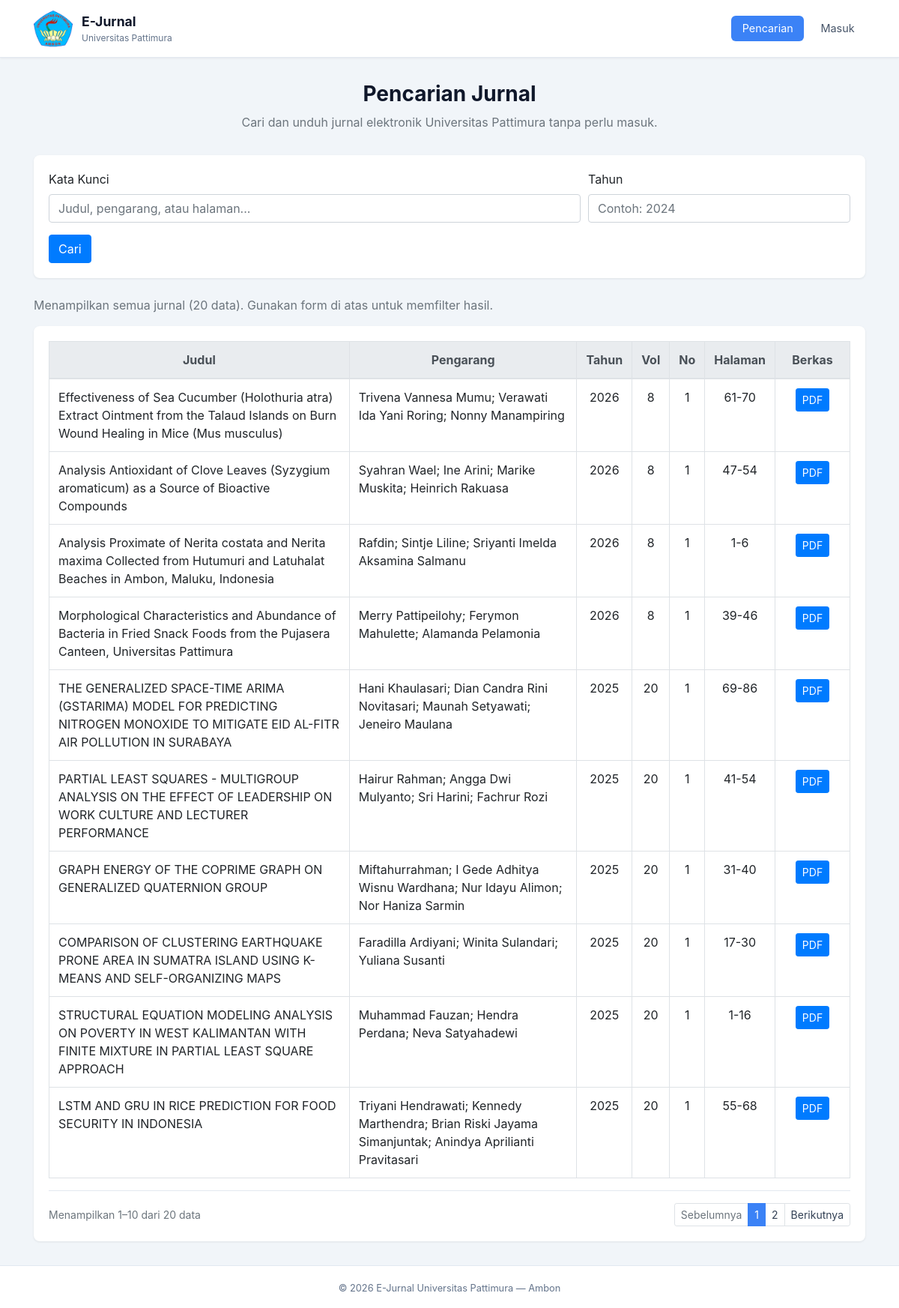
The page /pencarian.php on the database its author committed.
### tables this page shows
CREATE TABLE IF NOT EXISTS `jurnal` (
  `id` int NOT NULL AUTO_INCREMENT,
  `judul` varchar(255) NOT NULL,
  `pengarang` varchar(255) NOT NULL,
  `tahun` int NOT NULL,
  `volume` int NOT NULL,
  `no` int NOT NULL,
  `halaman` varchar(50) NOT NULL,
  `file` varchar(255) NOT NULL,
  `created_at` timestamp NULL DEFAULT CURRENT_TIMESTAMP,
  PRIMARY KEY (`id`)
);

### config/helpers.php (called while the page is built, shortened)
<?php
function base_url($path = '')
{
    static $base = null;
    if ($base === null) {
        $docRoot = str_replace('\\', '/', realpath($_SERVER['DOCUMENT_ROOT']));
        $rootPath = str_replace('\\', '/', ROOT_PATH);
        if ($docRoot && strpos($rootPath, $docRoot) === 0) {
            $base = rtrim(substr($rootPath, strlen($docRoot)), '/') . '/';
        } else {
            $base = '/';
        }
    }
    return $base . ltrim($path, '/');
}
function url($path = '')
{
    return base_url($path);
}
function e($string)
{
    return htmlspecialchars((string) $string, ENT_QUOTES, 'UTF-8');
}

### config/pagination.php (called while the page is built, shortened)
<?php
function halaman_aktif()
{
    $halaman = (int) ($_GET['halaman'] ?? 1);
    return max(1, $halaman);
}
function offset_paginasi($halaman, $per_halaman = PER_HALAMAN)
{
    return ($halaman - 1) * $per_halaman;
}
function total_halaman_paginasi($total_data, $per_halaman = PER_HALAMAN)
{
    return max(1, (int) ceil($total_data / $per_halaman));
}
function halaman_paginasi_valid($halaman, $total_halaman)
{
    return min(max(1, $halaman), $total_halaman);
}

### pencarian.php (the view, shortened to what this page needs)
<?php
require_once __DIR__ . '/config/bootstrap.php';
$kata_kunci = trim($_GET['q'] ?? '');
$tahun = trim($_GET['tahun'] ?? '');
$ada_filter = $kata_kunci !== '' || $tahun !== '';
$sql_dasar = 'FROM jurnal WHERE 1=1';
$types = '';
$params = [];
$stmt_count = mysqli_prepare($koneksi, 'SELECT COUNT(*) AS jumlah ' . $sql_dasar);
mysqli_stmt_execute($stmt_count);
$total_data = (int) mysqli_fetch_assoc(mysqli_stmt_get_result($stmt_count))['jumlah'];
$per_halaman = PER_HALAMAN;
$halaman_aktif = halaman_aktif();
$total_halaman = total_halaman_paginasi($total_data, $per_halaman);
$halaman_aktif = halaman_paginasi_valid($halaman_aktif, $total_halaman);
$offset = offset_paginasi($halaman_aktif, $per_halaman);
$sql_data = 'SELECT * ' . $sql_dasar . ' ORDER BY tahun DESC, id DESC LIMIT ?, ?';
$types_data = $types . 'ii';
$params_data = array_merge($params, [$offset, $per_halaman]);
$stmt = mysqli_prepare($koneksi, $sql_data);
mysqli_stmt_bind_param($stmt, $types_data, ...$params_data);
mysqli_stmt_execute($stmt);
$hasil = mysqli_stmt_get_result($stmt);
require_once ROOT_PATH . '/includes/layout_publik_awal.php';
?>
<section class="publik-hero">
    <h1>Pencarian Jurnal</h1>
    <p class="text-muted mb-0">Cari dan unduh jurnal elektronik Universitas Pattimura tanpa perlu masuk.</p>
</section>
<div class="card-panel mb-4">
    <form method="get" action="<?php echo url('pencarian.php'); ?>" class="pencarian-form">
        <div class="form-row">
            <div class="form-group col-md-8">
                <label for="q">Kata Kunci</label>
                <input type="text" name="q" id="q" class="form-control"
                       value="<?php echo e($kata_kunci); ?>"
                       placeholder="Judul, pengarang, atau halaman...">
            </div>
            <div class="form-group col-md-4">
                <label for="tahun">Tahun</label>
                <input type="number" name="tahun" id="tahun" class="form-control"
                       value="<?php echo e($tahun); ?>"
                       placeholder="Contoh: 2024" min="1900" max="2100">
            </div>
        </div>
        <div class="d-flex flex-wrap gap-actions">
            <button type="submit" class="btn btn-primary">Cari</button>
        </div>
    </form>
</div>
<?php if ($ada_filter): ?>
<p class="hasil-info">
    <?php if ($total_data > 0): ?>
        Ditemukan <strong><?php echo $total_data; ?></strong> jurnal
        <?php if ($kata_kunci !== ''): ?> untuk &ldquo;<?php echo e($kata_kunci); ?>&rdquo;<?php endif; ?>
        <?php if ($tahun !== ''): ?> tahun <strong><?php echo e($tahun); ?></strong><?php endif; ?>.
    <?php else: ?>
        Tidak ada jurnal yang sesuai dengan pencarian Anda.
    <?php endif; ?>
</p>
<?php else: ?>
<p class="hasil-info text-muted">
    Menampilkan semua jurnal (<?php echo $total_data; ?> data). Gunakan form di atas untuk memfilter hasil.
</p>
<?php endif; ?>
<div class="card-panel">
    <div class="table-responsive">
        <table class="table table-bordered table-hover mb-0">
            <thead class="thead-light text-center">
                <tr>
                    <th>Judul</th>
                    <th>Pengarang</th>
                    <th>Tahun</th>
                    <th>Vol</th>
                    <th>No</th>
                    <th>Halaman</th>
                    <th width="100">Berkas</th>
                </tr>
            </thead>
            <tbody>
                <?php if ($total_data === 0): ?>
                <tr>
                    <td colspan="7" class="text-center text-muted py-4">
                        <?php echo $ada_filter ? 'Tidak ada hasil. Coba kata kunci atau tahun lain.' : 'Belum ada jurnal tersedia.'; ?>
                    </td>
                </tr>
                <?php else: ?>
                <?php while ($d = mysqli_fetch_assoc($hasil)): ?>
                <tr>
                    <td><?php echo e($d['judul']); ?></td>
                    <td><?php echo e($d['pengarang']); ?></td>
                    <td class="text-center"><?php echo e($d['tahun']); ?></td>
                    <td class="text-center"><?php echo e($d['volume']); ?></td>
                    <td class="text-center"><?php echo e($d['no']); ?></td>
                    <td class="text-center"><?php echo e($d['halaman']); ?></td>
                    <td class="text-center">
                        <a href="<?php echo url(UPLOAD_JURNAL_URL . $d['file']); ?>" target="_blank" rel="noopener"
                           class="btn btn-sm btn-primary">PDF</a>
                    </td>
                </tr>
                <?php endwhile; ?>
                <?php endif; ?>
            </tbody>
        </table>
    </div>
    <?php include ROOT_PATH . '/includes/paginasi.php'; ?>
</div>
<?php
require_once ROOT_PATH . '/includes/layout_publik_akhir.php';

### assets/css/admin.css (style rules this page uses)
:root { --sidebar-width: 260px; --sidebar-bg: #1e293b; --sidebar-hover: #334155; --sidebar-active: #3b82f6; --content-bg: #f1f5f9; }
* { box-sizing: border-box; }
.card-panel { background: #fff; border-radius: 0.5rem; box-shadow: 0 1px 3px rgba(0,0,0,0.08); padding: 1.25rem; }
.publik-body { margin: 0; background: var(--content-bg); min-height: 100vh; display: flex; flex-direction: column; }
.publik-hero { text-align: center; margin-bottom: 2rem; }
.publik-hero h1 { font-size: 1.75rem; font-weight: 700; color: #0f172a; margin-bottom: 0.5rem; }
.hasil-info { margin-bottom: 1rem; color: #334155; }
.pencarian-form .gap-actions { display: flex; flex-wrap: wrap; gap: 0.5rem; }

### rows shown on the page
jurnal: judul "Effectiveness of Sea Cucumber (Holothuria atra) Extract Ointment from the Talaud Islands on Burn Wound Healing in Mice (Mus musculus)", pengarang "Trivena Vannesa Mumu; Verawati Ida Yani Roring; Nonny Manampiring", tahun "2026", volume "8", no "1", halaman "61-70"
jurnal: judul "Analysis Antioxidant of Clove Leaves (Syzygium aromaticum) as a Source of Bioactive Compounds", pengarang "Syahran Wael; Ine Arini; Marike Muskita; Heinrich Rakuasa", tahun "2026", volume "8", no "1", halaman "47-54"
jurnal: judul "Analysis Proximate of Nerita costata and Nerita maxima Collected from Hutumuri and Latuhalat Beaches in Ambon, Maluku, Indonesia", pengarang "Rafdin; Sintje Liline; Sriyanti Imelda Aksamina Salmanu", tahun "2026", volume "8", no "1", halaman "1-6"
jurnal: judul "Morphological Characteristics and Abundance of Bacteria in Fried Snack Foods from the Pujasera Canteen, Universitas Pattimura", pengarang "Merry Pattipeilohy; Ferymon Mahulette; Alamanda Pelamonia", tahun "2026", volume "8", no "1", halaman "39-46"
jurnal: judul "THE GENERALIZED SPACE-TIME ARIMA (GSTARIMA) MODEL FOR PREDICTING NITROGEN MONOXIDE TO MITIGATE EID AL-FITR AIR POLLUTION IN SURABAYA", pengarang "Hani Khaulasari; Dian Candra Rini Novitasari; Maunah Setyawati; Jeneiro Maulana", tahun "2025", volume "20", no "1", halaman "69-86"
jurnal: judul "PARTIAL LEAST SQUARES - MULTIGROUP ANALYSIS ON THE EFFECT OF LEADERSHIP ON WORK CULTURE AND LECTURER PERFORMANCE", pengarang "Hairur Rahman; Angga Dwi Mulyanto; Sri Harini; Fachrur Rozi", tahun "2025", volume "20", no "1", halaman "41-54"
jurnal: judul "GRAPH ENERGY OF THE COPRIME GRAPH ON GENERALIZED QUATERNION GROUP", pengarang "Miftahurrahman; I Gede Adhitya Wisnu Wardhana; Nur Idayu Alimon; Nor Haniza Sarmin", tahun "2025", volume "20", no "1", halaman "31-40"
jurnal: judul "COMPARISON OF CLUSTERING EARTHQUAKE PRONE AREA IN SUMATRA ISLAND USING K-MEANS AND SELF-ORGANIZING MAPS", pengarang "Faradilla Ardiyani; Winita Sulandari; Yuliana Susanti", tahun "2025", volume "20", no "1", halaman "17-30"
jurnal: judul "STRUCTURAL EQUATION MODELING ANALYSIS ON POVERTY IN WEST KALIMANTAN WITH FINITE MIXTURE IN PARTIAL LEAST SQUARE APPROACH", pengarang "Muhammad Fauzan; Hendra Perdana; Neva Satyahadewi", tahun "2025", volume "20", no "1", halaman "1-16"
jurnal: judul "LSTM AND GRU IN RICE PREDICTION FOR FOOD SECURITY IN INDONESIA", pengarang "Triyani Hendrawati; Kennedy Marthendra; Brian Riski Jayama Simanjuntak; Anindya Aprilianti Pravitasari", tahun "2025", volume "20", no "1", halaman "55-68"

### other values the page prints
$total_data "20"
$mulai "1"
$akhir "10"
